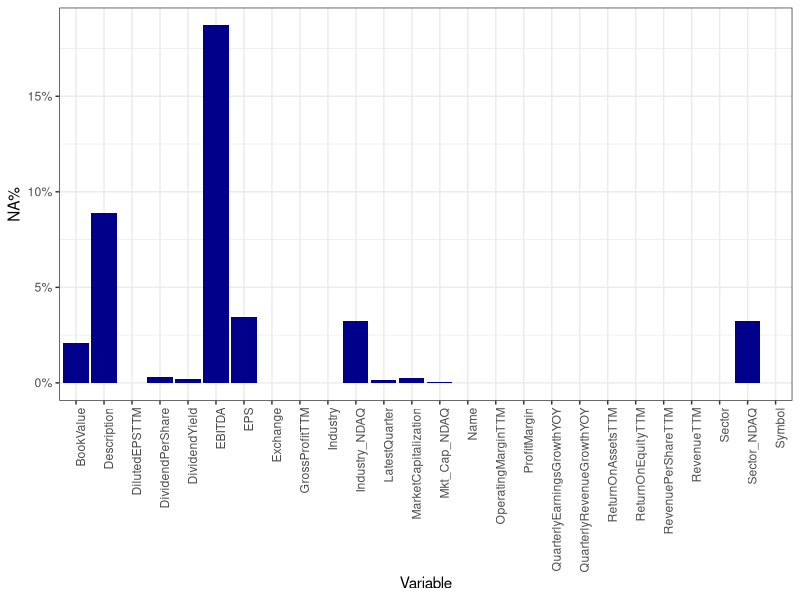

Write R code to recreate this figure. (Note: this script raises an error after producing the figure.)
### Data cleaning & Prep:

library(tidyverse)
library(lubridate)
## Company overviews

## (Set wd at root directory ("findata_ml"))
#setwd("~/Documents/msds/boulder/fa22/findata_ml")

overview <- read_csv("data_collection/data/company_overview_raw.csv")


overview <- overview%>%select(-c(1,2),
                              -Information,
                              -`Error Message`)

### Missing values

#Replace strings for None / NONE with NA
overview_ip <- overview%>%
  filter(!is.na(Symbol))%>%
  mutate(Description = replace(Description, Description == "None", NA),
         Address = replace(Address, Address == "NONE", NA),
         FiscalYearEnd = replace(FiscalYearEnd, FiscalYearEnd == "None", NA),
         MarketCapitalization = replace(MarketCapitalization, MarketCapitalization == "None", NA),
         EBITDA = replace(EBITDA, EBITDA == "None", NA),
         PERatio = replace(PERatio, PERatio == "None", NA),
         PEGRatio = replace(PEGRatio, PEGRatio == "None", NA),
         BookValue = replace(BookValue, BookValue == "None", NA),
         DividendPerShare = replace(DividendPerShare, DividendPerShare == "None",NA),
         DividendYield = replace(DividendYield, DividendYield == "None",NA),
         EPS = replace(EPS, EPS == "None",NA),
         AnalystTargetPrice = replace(AnalystTargetPrice, AnalystTargetPrice == "None",NA),
         TrailingPE = replace(TrailingPE, TrailingPE == "-",NA),
         ForwardPE = replace(ForwardPE, ForwardPE == "-",NA),
         PriceToSalesRatioTTM = replace(PriceToSalesRatioTTM, PriceToSalesRatioTTM == "-",NA),
         PriceToBookRatio = replace(PriceToBookRatio, PriceToBookRatio == "-",NA),
         EVToRevenue = replace(EVToRevenue, EVToRevenue == "-",NA),
         EVToEBITDA = replace(EVToEBITDA, EVToEBITDA == "-",NA),
         Beta = replace(Beta, Beta == "None",NA),
         DividendDate = replace(DividendDate, DividendDate == "None",NA),
         ExDividendDate = replace(ExDividendDate, ExDividendDate == "None",NA))




#Some additional columns can be dropped since it's doubtful they will be used.
overview_ip <- overview_ip%>%
  select(-c(AssetType, #data set contains only common stock
            Currency, # data set contains only USD denominated assets
            Country)) #data set contains only U.S. companies

  
#Ensure numeric variables are in the right format. (Some character variables need to be numeric)
#Get structure of the dataset
str(overview_ip)

overview_ip <- overview_ip%>%
  mutate(LatestQuarter = as_date(LatestQuarter),
         MarketCapitalization = as.numeric(MarketCapitalization),
         EBITDA = as.numeric(EBITDA),
         PERatio = as.numeric(PERatio),
         PEGRatio = as.numeric(PEGRatio),
         BookValue = as.numeric(BookValue),
         DividendPerShare = as.numeric(DividendPerShare),
         DividendYield = as.numeric(DividendYield),
         EPS = as.numeric(EPS),
         AnalystTargetPrice = as.numeric(AnalystTargetPrice),
         TrailingPE = as.numeric(TrailingPE),
         ForwardPE = as.numeric(ForwardPE),
         PriceToSalesRatioTTM = as.numeric(PriceToSalesRatioTTM),
         PriceToBookRatio = as.numeric(PriceToBookRatio),
         EVToRevenue = as.numeric(EVToRevenue),
         EVToEBITDA = as.numeric(EVToEBITDA),
         Beta = as.numeric(Beta),
         DividendDate = as_date(DividendDate),
         ExDividendDate = as_date(ExDividendDate))
         

# Save .csv before cleaning further:
#write_csv(overview_ip, "data_collection/data/company_overview_in_progress.csv")

#NYSE stock screener - compare sectors, industries, and descriptions.
#Adding these give additional information about the individual sector and industry of a firm.
list_of_companies <- overview_ip$Symbol

nasdaq <- read_csv("data_collection/data/nasdaq_screener_all.csv")
nasdaq <- nasdaq%>%
  filter(Symbol %in% list_of_companies)%>%
  select(Symbol, `Market Cap`, Sector, Industry)

colnames(nasdaq)
colnames(nasdaq) <- c("Symbol", "Mkt_Cap_NDAQ", "Sector_NDAQ", "Industry_NDAQ")
  
#Shuffle some columns around
overview_ip <- left_join(overview_ip, nasdaq, by= "Symbol")
overview_ip <-  overview_ip%>%
  relocate(Sector_NDAQ, .after = Sector)%>%
  relocate(Industry_NDAQ, .after = Industry)%>%
  relocate(Mkt_Cap_NDAQ, .after= MarketCapitalization)

#Select variables
overview_ip <- overview_ip%>%
  select(Symbol,
         Name,
         Sector,
         Sector_NDAQ,
         Industry,
         Industry_NDAQ,
         Description,
         Exchange,
         LatestQuarter,
         MarketCapitalization,
         Mkt_Cap_NDAQ,
         EBITDA,
         BookValue,
         DividendYield,
         DividendPerShare,
         EPS,
         RevenuePerShareTTM,
         ProfitMargin,
         OperatingMarginTTM,
         ReturnOnAssetsTTM,
         ReturnOnEquityTTM,
         RevenueTTM,
         GrossProfitTTM,
         DilutedEPSTTM,
         QuarterlyEarningsGrowthYOY,
         QuarterlyRevenueGrowthYOY)




#Missing values, overview
missing_val <-  overview_ip%>%summarize(across(everything(),~sum(is.na(.x))))
dim(overview_ip)
missing_val <- missing_val%>%mutate_all(funs(./3967))%>%gather(key = "Variable", value = "NA%")

ggplot(missing_val, aes(x = Variable, y = `NA%`))+
  geom_col(fill = "darkblue")+ theme_bw() + theme(axis.text.x = element_text(angle = 90, hjust = 1))+
  scale_y_continuous(labels = scales::percent)




# EBITDA (get from other datasets)

#ebitda <- income_statements_ip%>%select(ticker, fiscalDateEnding, ebitda)
#overview_ip <- overview_ip%>%
#  left_join(ebitda, by = c("Symbol" = "ticker"))%>%
#  relocate(fiscalDateEnding, .after = LatestQuarter)%>%
#  relocate(ebitda, .after = EBITDA)




#Exclude variables from other dataset(s). Replace missing Market Cap values with NASDAQ data
overview_ip <- overview_ip%>%
  select(-ebitda, -fiscalDateEnding, -reportedEPS)%>%
  mutate(MarketCapitalization = if_else(is.na(MarketCapitalization), Mkt_Cap_NDAQ, MarketCapitalization))

#Drop NASDAQ market cap column
overview_ip <- overview_ip%>%
  select(-Mkt_Cap_NDAQ)


# Given a lot of missing values for EBITDA with no straightforward remedy, I will reluctantly drop it from the dataset.
missing_ebitda <- overview_ip%>%filter(is.na(EBITDA))

overview_ip <- overview_ip%>%
  select(-EBITDA)


# Get rid of all missing values (numeric data)
summary(overview_ip)

overview_ip <- overview_ip%>%filter(!is.na(LatestQuarter))



overview_ip <-  overview_ip%>%filter(!is.na(MarketCapitalization))

overview_ip <- overview_ip%>%filter(!is.na(BookValue))


overview_ip <- overview_ip%>%
  mutate(EPS = ifelse(is.na(EPS), DilutedEPSTTM, EPS))%>%
  select(-DilutedEPSTTM)


summary(overview_ip)


write_csv(overview_ip, "data_cleaning/data/firms_3883.csv")


